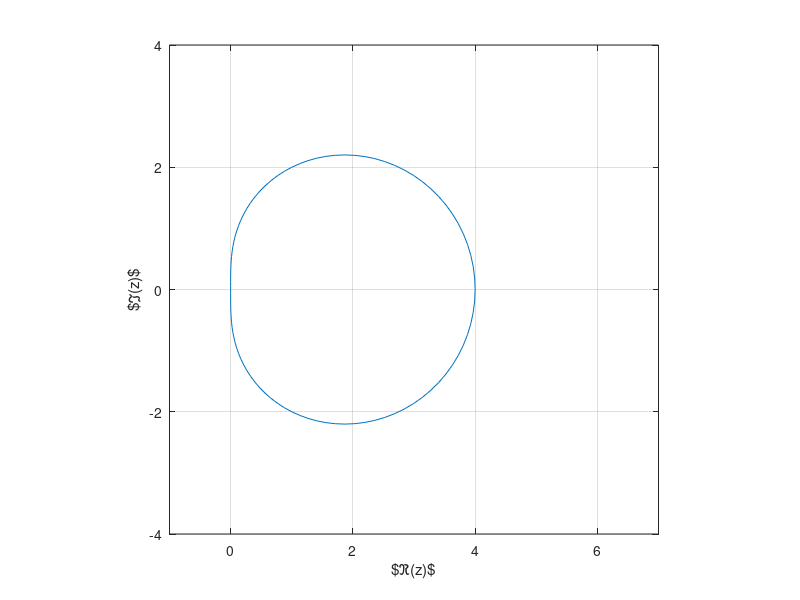

The MATLAB source for this figure:
t = 0:0.01:1.0;
t = 2.*pi.*t;
x = 1.5 - 2.*cos(t)+0.5.*cos(2.*t);
y = 2*sin(t)-0.5*sin(2.*t);
hf = figure(1);
plot(x,y)
axis equal
axis([-1,7,-4,4])
xlabel('$\Re(z)$');
ylabel('$\Im(z)$');
grid on
print(hf,'BDF2BdryLocus','-dpdflatex');
